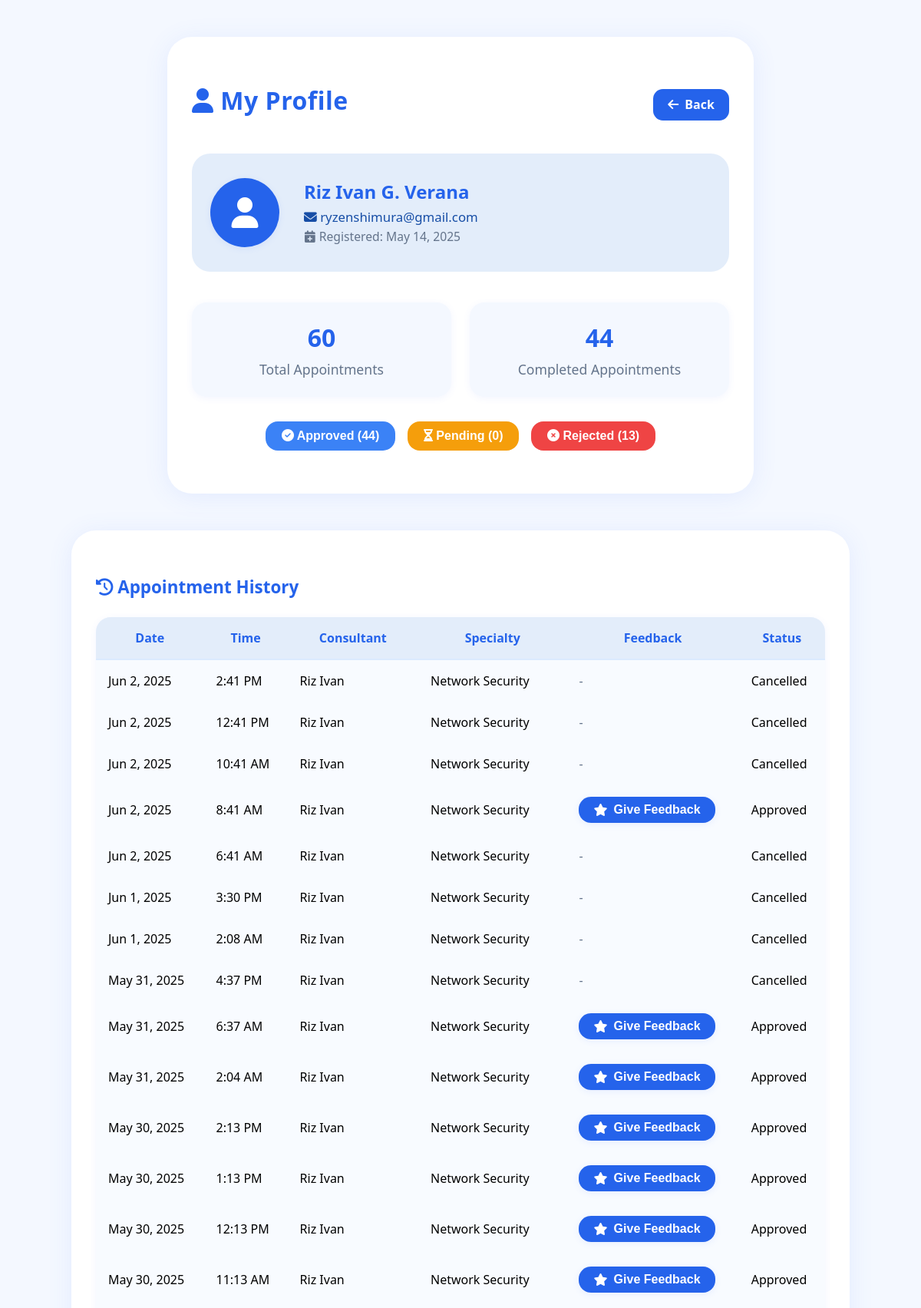
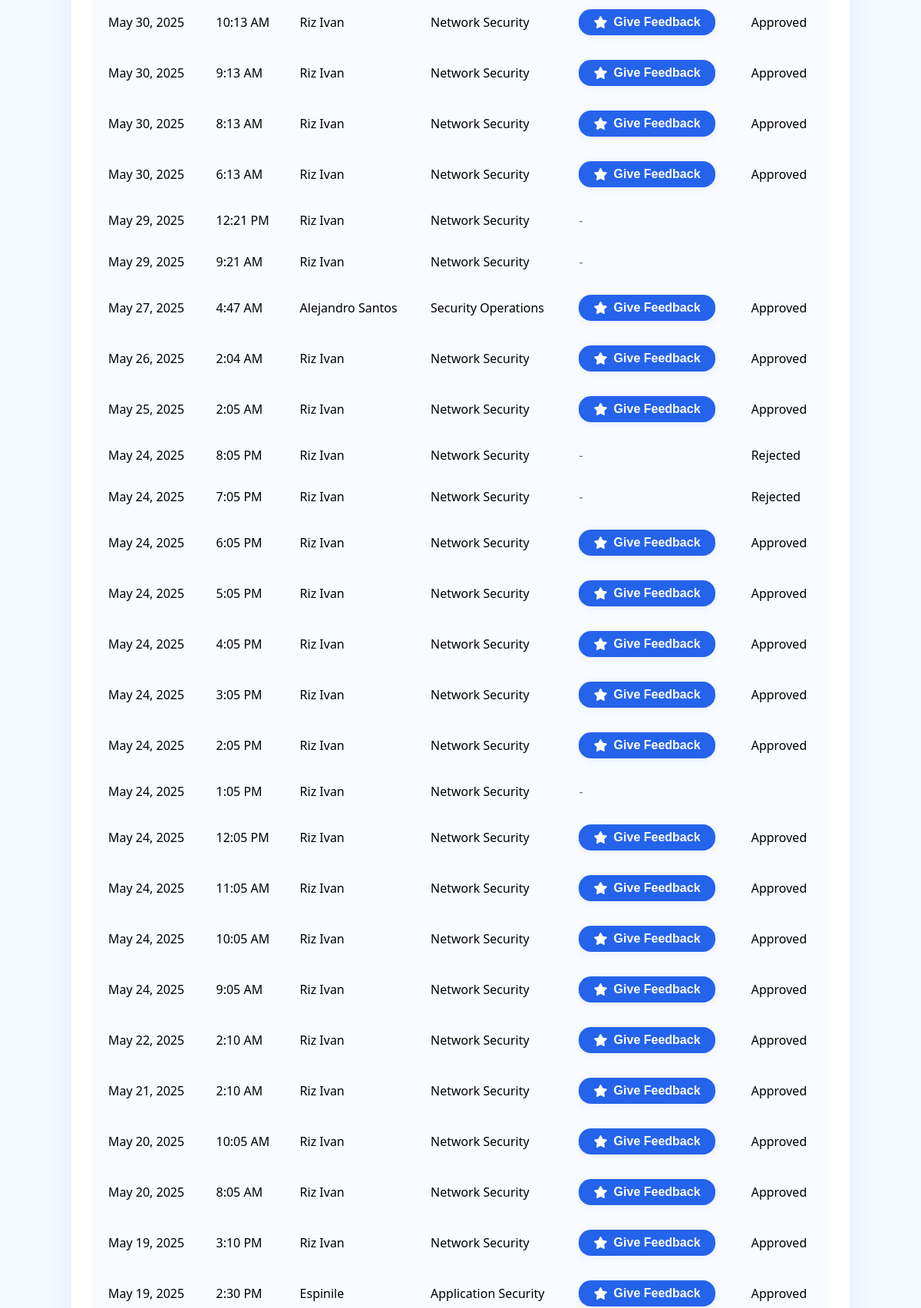
The page /hahaha11/user/profile.php (signed in, upper part) on the database its author committed (2 pictures, top to bottom).
### tables this page shows
CREATE TABLE `users` (
  `id` int(11) NOT NULL,
  `name` varchar(255) NOT NULL,
  `email` varchar(255) NOT NULL,
  `password` varchar(255) NOT NULL,
  `role` enum('user','consultant','admin') NOT NULL,
  `created_at` timestamp NOT NULL DEFAULT current_timestamp(),
  `reset_token` varchar(64) DEFAULT NULL,
  `reset_expires` datetime DEFAULT NULL,
  `verification_token` varchar(255) DEFAULT NULL,
  `is_verified` tinyint(1) DEFAULT 0,
  `verification_token_expires_at` datetime DEFAULT NULL
);

CREATE TABLE `appointments` (
  `id` int(11) NOT NULL,
  `user_id` int(11) NOT NULL,
  `consultant_id` int(11) NOT NULL,
  `availability_id` int(11) NOT NULL,
  `appointment_date` date NOT NULL,
  `appointment_time` time NOT NULL,
  `purpose` text NOT NULL,
  `status` enum('pending','approved','rejected','cancelled') DEFAULT 'pending',
  `payment_status` enum('pending','verified','rejected') DEFAULT 'pending',
  `payment_method` varchar(50) DEFAULT NULL,
  `receipt_path` varchar(255) DEFAULT NULL,
  `payment_notes` text DEFAULT NULL,
  `payment_verified_at` timestamp NULL DEFAULT NULL,
  `payment_verified_by` int(11) DEFAULT NULL,
  `created_at` timestamp NOT NULL DEFAULT current_timestamp(),
  `updated_at` timestamp NOT NULL DEFAULT current_timestamp() ON UPDATE current_timestamp(),
  `meeting_link` varchar(255) DEFAULT NULL
);

CREATE TABLE `availability` (
  `id` int(11) NOT NULL,
  `consultant_id` int(11) NOT NULL,
  `slot_date` date NOT NULL,
  `slot_time` time NOT NULL,
  `is_booked` tinyint(1) DEFAULT 0,
  `created_at` timestamp NOT NULL DEFAULT current_timestamp(),
  `duration` int(11) DEFAULT 60,
  `appointment_id` int(11) DEFAULT NULL
);

CREATE TABLE `consultants` (
  `id` int(11) NOT NULL,
  `user_id` int(11) NOT NULL,
  `title` varchar(255) DEFAULT NULL,
  `phone` varchar(50) DEFAULT NULL,
  `profile_photo` varchar(255) DEFAULT NULL,
  `cv_file` varchar(255) DEFAULT NULL,
  `specialty` varchar(255) DEFAULT NULL,
  `hourly_rate` decimal(10,2) DEFAULT NULL,
  `currency` varchar(10) DEFAULT 'USD',
  `rate_description` text DEFAULT NULL,
  `bio` text DEFAULT NULL,
  `payment_info` varchar(255) DEFAULT NULL,
  `is_featured` tinyint(1) DEFAULT 0,
  `status` enum('active','inactive') DEFAULT 'active',
  `experience` varchar(50) DEFAULT NULL,
  `location` varchar(255) DEFAULT NULL,
  `qualification` varchar(255) DEFAULT NULL,
  `description` text DEFAULT NULL,
  `created_at` timestamp NOT NULL DEFAULT current_timestamp(),
  `updated_at` timestamp NOT NULL DEFAULT current_timestamp() ON UPDATE current_timestamp()
);

### hahaha11/user/profile.php (the view, shortened to what this page needs)
<?php
require_once '../config/db.php';
$user_id = $_SESSION['user_id'];
$sql = "SELECT name, email, created_at FROM users WHERE id = $user_id";
$user = mysqli_fetch_assoc(mysqli_query($conn, $sql));
$sql = "SELECT
            COUNT(*) as total,
            SUM(CASE WHEN status IN ('confirmed', 'approved') THEN 1 ELSE 0 END) as approved,
            SUM(CASE WHEN status = 'pending' THEN 1 ELSE 0 END) as pending,
            SUM(CASE WHEN status = 'cancelled' THEN 1 ELSE 0 END) as cancelled
        FROM appointments WHERE user_id = $user_id";
$stats = mysqli_fetch_assoc(mysqli_query($conn, $sql));
$today = date('Y-m-d');
$sql = "SELECT COUNT(*) as completed
        FROM appointments a
        JOIN availability av ON a.availability_id = av.id
        WHERE a.user_id = $user_id
        AND a.status IN ('confirmed', 'approved')
        AND (av.slot_date < '$today' OR (av.slot_date = '$today' AND av.slot_time < CURTIME()))";
$completed = mysqli_fetch_assoc(mysqli_query($conn, $sql));
$sql = "SELECT a.*, av.slot_date, av.slot_time, av.duration, c.specialty, cu.name AS consultant_name
        FROM appointments a
        JOIN availability av ON a.availability_id = av.id
        JOIN consultants c ON a.consultant_id = c.id
        JOIN users cu ON c.user_id = cu.id
        WHERE a.user_id = $user_id
        AND (av.slot_date < '$today' OR (av.slot_date = '$today' AND av.slot_time < CURTIME()))
        ORDER BY av.slot_date DESC, av.slot_time DESC";
$history_result = mysqli_query($conn, $sql);
$sql = "SELECT COUNT(*) as total FROM appointments WHERE user_id = $user_id";
$total = mysqli_fetch_assoc(mysqli_query($conn, $sql));
$rejected_count = 0;
$check_col = mysqli_query($conn, "SHOW COLUMNS FROM appointments LIKE 'rejectiontimes'");
if (mysqli_num_rows($check_col) > 0) {
    $sql = "SELECT SUM(rejectiontimes) as rejected FROM appointments WHERE user_id = $user_id";
    $row = mysqli_fetch_assoc(mysqli_query($conn, $sql));
    $rejected_count = (int)($row['rejected'] ?? 0);
} else {
    $sql = "SELECT COUNT(*) as rejected FROM appointments WHERE user_id = $user_id AND (status = 'rejected' OR status = 'cancelled')";
    $row = mysqli_fetch_assoc(mysqli_query($conn, $sql));
    $rejected_count = (int)($row['rejected'] ?? 0);
}
?>
<!DOCTYPE html>
<html lang="en">
<head>
    <link rel="stylesheet" href="https://cdnjs.cloudflare.com/ajax/libs/font-awesome/6.4.0/css/all.min.css">
</head>
<body>
    <div class="container">
        <div style="display: flex; justify-content: space-between; align-items: center; margin-bottom: 1rem;">
            <h1><i class="fa-solid fa-user"></i> My Profile</h1>
            <a href="index.php" style="background: #2563eb; color: white; padding: 0.6rem 1.2rem; border-radius: 0.8rem; text-decoration: none; font-weight: 600; display: flex; align-items: center; gap: 0.5rem;">
                <i class="fa-solid fa-arrow-left"></i> Back
            </a>
        </div>
        <div class="profile-card">
            <div class="profile-avatar">
                <i class="fa-solid fa-user"></i>
            </div>
            <div class="profile-info">
                <h2><?php echo htmlspecialchars($user['name']); ?></h2>
                <p><i class="fa-solid fa-envelope"></i> <?php echo htmlspecialchars($user['email']); ?></p>
                <p class="reg-date"><i class="fa-solid fa-calendar-plus"></i> Registered: <?php echo date('M j, Y', strtotime($user['created_at'])); ?></p>
            </div>
        </div>
        <div class="stats-grid" style="grid-template-columns: repeat(auto-fit, minmax(220px, 1fr));">
            <div class="stat-card">
                <h2><?php echo $total['total']; ?></h2>
                <p>Total Appointments</p>
            </div>
            <div class="stat-card">
                <h2><?php echo $completed['completed']; ?></h2>
                <p>Completed Appointments</p>
            </div>
        </div>
        <div style="margin: 2rem 0 1.5rem 0; display: flex; gap: 1rem; justify-content: center;">
            <button style="background:#3b82f6;color:#fff;border:none;border-radius:1em;padding:0.6em 1.3em;font-weight:600;font-size:1rem;cursor:default;">
                <i class='fa-solid fa-circle-check'></i> Approved (<?php echo $stats['approved']; ?>)
            </button>
            <button style="background:#f59e0b;color:#fff;border:none;border-radius:1em;padding:0.6em 1.3em;font-weight:600;font-size:1rem;cursor:default;">
                <i class='fa-solid fa-hourglass-half'></i> Pending (<?php echo $stats['pending']; ?>)
            </button>
            <button style="background:#ef4444;color:#fff;border:none;border-radius:1em;padding:0.6em 1.3em;font-weight:600;font-size:1rem;cursor:default;">
                <i class='fa-solid fa-circle-xmark'></i> Rejected (<?php echo $rejected_count; ?>)
            </button>
        </div>
    </div>
    <div class="container" style="max-width:950px; margin-top: 2.5rem;">
        <h2 style="color:#2563eb; margin-bottom:1.5rem; font-size:1.4rem; font-weight:700;"><i class="fa-solid fa-clock-rotate-left"></i> Appointment History</h2>
        <table style="width:100%; border-collapse:separate; border-spacing:0; background:#f8fbff; border-radius:1.2rem; overflow:hidden; box-shadow:0 2px 10px rgba(80,120,255,0.07);">
            <thead>
                <tr>
                    <th style="background:#e3edfa;color:#2563eb;font-weight:700;border-bottom:2px solid #dbeafe;padding:1rem;">Date</th>
                    <th style="background:#e3edfa;color:#2563eb;font-weight:700;border-bottom:2px solid #dbeafe;padding:1rem;">Time</th>
                    <th style="background:#e3edfa;color:#2563eb;font-weight:700;border-bottom:2px solid #dbeafe;padding:1rem;">Consultant</th>
                    <th style="background:#e3edfa;color:#2563eb;font-weight:700;border-bottom:2px solid #dbeafe;padding:1rem;">Specialty</th>
                    <th style="background:#e3edfa;color:#2563eb;font-weight:700;border-bottom:2px solid #dbeafe;padding:1rem;">Feedback</th>
                    <th style="background:#e3edfa;color:#2563eb;font-weight:700;border-bottom:2px solid #dbeafe;padding:1rem;">Status</th>
                </tr>
            </thead>
            <tbody>
            <?php if (mysqli_num_rows($history_result) > 0): ?>
                <?php while ($appt = mysqli_fetch_assoc($history_result)): ?>
                    <tr>
                        <td style="padding:1rem;"><?php echo date('M j, Y', strtotime($appt['slot_date'])); ?></td>
                        <td style="padding:1rem;"><?php echo date('g:i A', strtotime($appt['slot_time'])); ?></td>
                        <td style="padding:1rem;"><?php echo htmlspecialchars($appt['consultant_name']); ?></td>
                        <td style="padding:1rem;"><?php echo htmlspecialchars($appt['specialty']); ?></td>
                        <td style="padding:1rem;">
                            <?php
                            $appt_id = $appt['id'];
                            $feedback_sql = "SELECT * FROM appointment_feedback WHERE appointment_id = $appt_id LIMIT 1";
                            $feedback_result = mysqli_query($conn, $feedback_sql);
                            if ($feedback = mysqli_fetch_assoc($feedback_result)) {
                                echo '<div style="color:#ffc107;">';
                                for ($i = 1; $i <= 5; $i++) {
                                    if ($i <= $feedback['rating']) {
                                        echo '<i class="fa-solid fa-star"></i>';
                                    } else {
                                        echo '<i class="fa-regular fa-star"></i>';
                                    }
                                }
                                echo '</div>';
                                echo '<div style="margin-top:0.3rem;">' . htmlspecialchars($feedback['feedback']) . '</div>';
                            } else if (in_array($appt['status'], ['approved', 'confirmed'])) {
                                echo '<button class="give-feedback-btn" style="background:#2563eb;color:#fff;border:none;border-radius:1em;padding:0.5em 1.2em;font-weight:600;font-size:1rem;box-shadow:0 2px 8px rgba(80,120,255,0.10);display:inline-flex;align-items:center;gap:0.5em;transition:background 0.2s;" data-appointment-id="' . $appt_id . '" data-consultant-id="' . $appt['consultant_id'] . '"><i class="fa-solid fa-star"></i> Give Feedback</button>';
                            } else {
                                echo '<span style="color:#64748b;">-</span>';
                            }
                            ?>
                        </td>
                        <td style="padding:1rem;">
                            <?php
                            $status_class = 'badge-secondary';
                            switch ($appt['status']) {
                                case 'cancelled': $status_class = 'badge-danger'; break;
                            }
                            ?>
                            <span class="badge <?php echo $status_class; ?>"><?php echo ucfirst($appt['status']); ?></span>
                        </td>
                    </tr>
                <?php endwhile; ?>
            <?php else: ?>
                <tr><td colspan="6" class="no-history" style="color:#2563eb;text-align:center;padding:2rem 0;">No past appointments found.</td></tr>
            <?php endif; ?>
            </tbody>
        </table>
    </div>
</body>
</html>

### hahaha11/user/profile.php (style rules this page uses)
body { background: #f4f8ff; font-family: 'Segoe UI', 'Roboto', Arial, sans-serif; margin: 0; min-height: 100vh; }
.container { max-width: 700px; margin: 48px auto; background: #fff; border-radius: 2rem; box-shadow: 0 4px 32px rgba(80,120,255,0.10); padding: 2.5rem 2rem 2rem 2rem; }
h1 { color: #2563eb; margin-bottom: 2rem; font-weight: 700; letter-spacing: 0.5px; }
.profile-card { background: #e3edfa; border-radius: 1.5rem; padding: 2rem 1.5rem; margin-bottom: 2.5rem; display: flex; align-items: center; gap: 2rem; }
.profile-avatar { width: 90px; height: 90px; border-radius: 50%; background: #2563eb; color: #fff; display: flex; align-items: center; justify-content: center; font-size: 2.5rem; font-weight: 700; box-shadow: 0 2px 8px rgba(80,120,255,0.10); }
.profile-info { flex: 1; }
.profile-info h2 { margin: 0 0 0.3rem 0; color: #2563eb; font-size: 1.5rem; }
.profile-info p { margin: 0.2rem 0; color: #174ea6; font-size: 1.05rem; }
.profile-info .reg-date { color: #64748b; font-size: 0.98rem; }
.stats-grid { display: grid; grid-template-columns: repeat(auto-fit, minmax(220px, 1fr)); gap: 1.5rem; }
.stat-card { background: #f4f8ff; border-radius: 1.2rem; padding: 1.5rem 1rem; text-align: center; box-shadow: 0 2px 10px rgba(80,120,255,0.07); }
.stat-card h2 { color: #2563eb; font-size: 2rem; margin: 0 0 0.5rem 0; }
.stat-card p { color: #64748b; font-size: 1.1rem; margin: 0; }

### rows shown on the page
users: name "Riz Ivan G. Verana", email "ryzenshimura@gmail.com", created_at "May 14, 2025"
appointments: availability.slot_date "Jun 2, 2025", availability.slot_time "2:41 PM", users.name "Riz Ivan", consultant.specialty "Network Security", status "Cancelled"
appointments: availability.slot_date "Jun 2, 2025", availability.slot_time "12:41 PM", users.name "Riz Ivan", consultant.specialty "Network Security", status "Cancelled"
appointments: availability.slot_date "Jun 2, 2025", availability.slot_time "10:41 AM", users.name "Riz Ivan", consultant.specialty "Network Security", status "Cancelled"
appointments: availability.slot_date "Jun 2, 2025", availability.slot_time "8:41 AM", users.name "Riz Ivan", consultant.specialty "Network Security", status "Approved"
appointments: availability.slot_date "Jun 2, 2025", availability.slot_time "6:41 AM", users.name "Riz Ivan", consultant.specialty "Network Security", status "Cancelled"
appointments: availability.slot_date "Jun 1, 2025", availability.slot_time "3:30 PM", users.name "Riz Ivan", consultant.specialty "Network Security", status "Cancelled"
appointments: availability.slot_date "Jun 1, 2025", availability.slot_time "2:08 AM", users.name "Riz Ivan", consultant.specialty "Network Security", status "Cancelled"
appointments: availability.slot_date "May 31, 2025", availability.slot_time "4:37 PM", users.name "Riz Ivan", consultant.specialty "Network Security", status "Cancelled"
appointments: availability.slot_date "May 31, 2025", availability.slot_time "6:37 AM", users.name "Riz Ivan", consultant.specialty "Network Security", status "Approved"
appointments: availability.slot_date "May 31, 2025", availability.slot_time "2:04 AM", users.name "Riz Ivan", consultant.specialty "Network Security", status "Approved"
appointments: availability.slot_date "May 30, 2025", availability.slot_time "2:13 PM", users.name "Riz Ivan", consultant.specialty "Network Security", status "Approved"
appointments: availability.slot_date "May 30, 2025", availability.slot_time "1:13 PM", users.name "Riz Ivan", consultant.specialty "Network Security", status "Approved"
appointments: availability.slot_date "May 30, 2025", availability.slot_time "12:13 PM", users.name "Riz Ivan", consultant.specialty "Network Security", status "Approved"
appointments: availability.slot_date "May 30, 2025", availability.slot_time "11:13 AM", users.name "Riz Ivan", consultant.specialty "Network Security", status "Approved"
appointments: availability.slot_date "May 30, 2025", availability.slot_time "10:13 AM", users.name "Riz Ivan", consultant.specialty "Network Security", status "Approved"
appointments: availability.slot_date "May 30, 2025", availability.slot_time "9:13 AM", users.name "Riz Ivan", consultant.specialty "Network Security", status "Approved"
appointments: availability.slot_date "May 30, 2025", availability.slot_time "8:13 AM", users.name "Riz Ivan", consultant.specialty "Network Security", status "Approved"
appointments: availability.slot_date "May 30, 2025", availability.slot_time "6:13 AM", users.name "Riz Ivan", consultant.specialty "Network Security", status "Approved"
appointments: availability.slot_date "May 29, 2025", availability.slot_time "12:21 PM", users.name "Riz Ivan", consultant.specialty "Network Security"
appointments: availability.slot_date "May 29, 2025", availability.slot_time "9:21 AM", users.name "Riz Ivan", consultant.specialty "Network Security"
appointments: availability.slot_date "May 27, 2025", availability.slot_time "4:47 AM", users.name "Alejandro Santos", consultant.specialty "Security Operations", status "Approved"
appointments: availability.slot_date "May 26, 2025", availability.slot_time "2:04 AM", users.name "Riz Ivan", consultant.specialty "Network Security", status "Approved"
appointments: availability.slot_date "May 25, 2025", availability.slot_time "2:05 AM", users.name "Riz Ivan", consultant.specialty "Network Security", status "Approved"
appointments: availability.slot_date "May 24, 2025", availability.slot_time "8:05 PM", users.name "Riz Ivan", consultant.specialty "Network Security", status "Rejected"
appointments: availability.slot_date "May 24, 2025", availability.slot_time "7:05 PM", users.name "Riz Ivan", consultant.specialty "Network Security", status "Rejected"
appointments: availability.slot_date "May 24, 2025", availability.slot_time "6:05 PM", users.name "Riz Ivan", consultant.specialty "Network Security", status "Approved"
appointments: availability.slot_date "May 24, 2025", availability.slot_time "5:05 PM", users.name "Riz Ivan", consultant.specialty "Network Security", status "Approved"
appointments: availability.slot_date "May 24, 2025", availability.slot_time "4:05 PM", users.name "Riz Ivan", consultant.specialty "Network Security", status "Approved"
appointments: availability.slot_date "May 24, 2025", availability.slot_time "3:05 PM", users.name "Riz Ivan", consultant.specialty "Network Security", status "Approved"
appointments: availability.slot_date "May 24, 2025", availability.slot_time "2:05 PM", users.name "Riz Ivan", consultant.specialty "Network Security", status "Approved"
appointments: availability.slot_date "May 24, 2025", availability.slot_time "1:05 PM", users.name "Riz Ivan", consultant.specialty "Network Security"
appointments: availability.slot_date "May 24, 2025", availability.slot_time "12:05 PM", users.name "Riz Ivan", consultant.specialty "Network Security", status "Approved"
appointments: availability.slot_date "May 24, 2025", availability.slot_time "11:05 AM", users.name "Riz Ivan", consultant.specialty "Network Security", status "Approved"
appointments: availability.slot_date "May 24, 2025", availability.slot_time "10:05 AM", users.name "Riz Ivan", consultant.specialty "Network Security", status "Approved"
appointments: availability.slot_date "May 24, 2025", availability.slot_time "9:05 AM", users.name "Riz Ivan", consultant.specialty "Network Security", status "Approved"
appointments: availability.slot_date "May 22, 2025", availability.slot_time "2:10 AM", users.name "Riz Ivan", consultant.specialty "Network Security", status "Approved"
appointments: availability.slot_date "May 21, 2025", availability.slot_time "2:10 AM", users.name "Riz Ivan", consultant.specialty "Network Security", status "Approved"
appointments: availability.slot_date "May 20, 2025", availability.slot_time "10:05 AM", users.name "Riz Ivan", consultant.specialty "Network Security", status "Approved"
appointments: availability.slot_date "May 20, 2025", availability.slot_time "8:05 AM", users.name "Riz Ivan", consultant.specialty "Network Security", status "Approved"
appointments: availability.slot_date "May 19, 2025", availability.slot_time "3:10 PM", users.name "Riz Ivan", consultant.specialty "Network Security", status "Approved"
appointments: availability.slot_date "May 19, 2025", availability.slot_time "2:30 PM", users.name "Espinile", consultant.specialty "Application Security", status "Approved"

### other values the page prints
$total['total'] "60"
$completed['completed'] "44"
$stats['approved'] "44"
$stats['pending'] "0"
$rejected_count "13"
